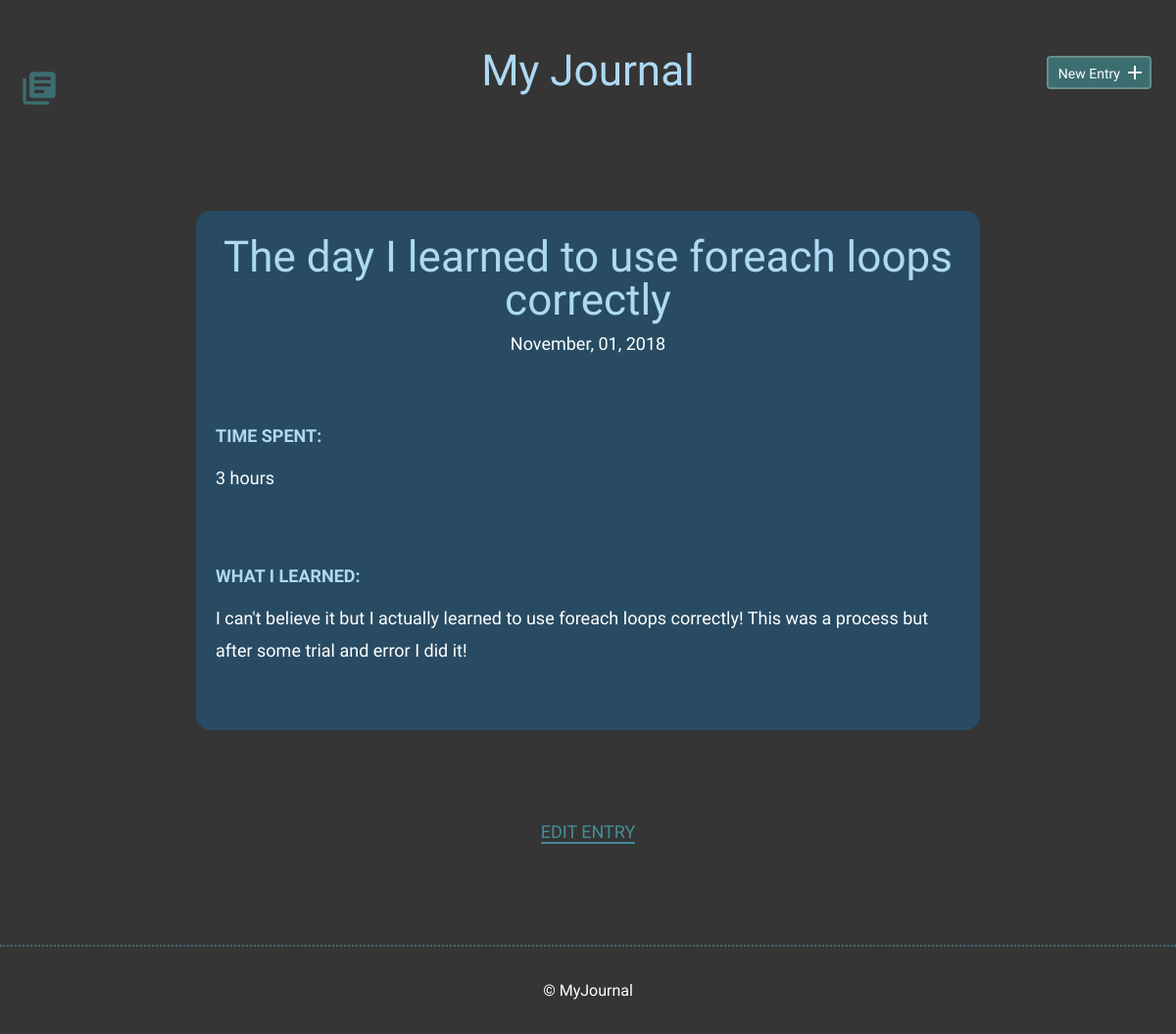
Screenshot of /detail.php?id=3 with the database file from the repository.
### tables this page shows
CREATE TABLE "entries" (
	`id`	INTEGER,
	`title`	TEXT,
	`date`	TEXT,
	`time_spent`	INTEGER,
	`learned`	BLOB,
	`resources`	BLOB,
	PRIMARY KEY(`id`)
);

### inc/functions.php (called while the page is built, shortened)
<?php
function get_entry_by_id($id){
    include ("connection.php");
    try {
        $sql = "SELECT * FROM entries WHERE id = :id";
        $stmt = $db->prepare($sql);
        $stmt->bindParam(':id',$id,PDO::PARAM_INT);
        $stmt->execute();
        $results = $stmt->fetch(PDO::FETCH_ASSOC);
        return $results;
    } catch (Exception $e) {
        echo "Unable to query DB" . $e->getMessage();
        die();
    }
}
?>

### detail.php (the view, shortened to what this page needs)
<?php
include ("inc/header.php");
if ('GET' == $_SERVER['REQUEST_METHOD']) {
    if (isset($_GET['id'])) {
        $entryId = filter_input(INPUT_GET, 'id', FILTER_SANITIZE_NUMBER_INT);
    } else {
        header('location: index.php');
    }
}
$currentEntry = get_entry_by_id($entryId);
?>
        <section>
            <div class="container">
                <div class="entry-list single">
                    <article>
                        <h1><?php echo $currentEntry['title']; ?></h1>
                        <time datetime="<?php echo $currentEntry['date']; ?>"><?php echo date('F, d, Y', strtotime($currentEntry['date'])); ?></time>
                        <div class="entry">
                            <h3>Time Spent: </h3>
                            <p><?php echo $currentEntry['time_spent']; ?></p>
                        </div>
                        <div class="entry">
                            <h3>What I Learned:</h3>
                            <p><?php echo $currentEntry['learned']; ?></p>
                        </div>
                    </article>
                </div>
            </div>
            <div class="edit">
                <p><a href="edit.php?id=<?php echo $entryId; ?>">Edit Entry</a></p>
            </div>
        </section>
<?php include ("inc/footer.php"); ?>

### css/site.css (style rules this page uses)
body { font-size: 16px; background-color: #353535; color: #FFFFFF; font-family: 'Cousine', serif; font-weight: 400; }
.container { margin: 0 auto; padding: 0 25px; }
h1, h2, h3 { margin: 0; font-weight: 400; line-height: 1em; color: #ADD9F4; }
h1 { font-size: 44px; margin-bottom: 12px; }
h3 { font-size: 18px; font-family: 'Work Sans', serif; font-weight: 600; text-transform: uppercase; }
p { line-height: 1.8em; font-size: 18px; }
p a { border-bottom: 2px solid #468C98; padding: 0; color: #468C98; text-decoration: none; }
article { background-color: #284B63; padding: 25px 0; border-radius: 15px; }
.entry-list, .edit-entry, .new-entry { max-width: 800px; margin: 0 auto; padding: 70px 0 150px 0; }
.entry-list article { margin-bottom: 70px; text-align: center; }
.entry-list article:last-child { margin-bottom: 0; }
.entry-list.single { padding-bottom: 70px; }
.entry-list.single time { font-size: 18px; }
.entry { max-width: 800px; margin: 75px 20px 0 20px; text-align: left; }
.entry p { margin-bottom: 40px; }
.edit { padding-bottom: 80px; text-align: center; margin: 0 auto; }
.edit a { font-weight: 400; text-transform: uppercase; font-size: 18px; }

### rows the page displays
entries: title "The day I learned to use foreach loops correctly", date "November, 01, 2018", time_spent "3 hours", learned "I can't believe it but I actually learned to use foreach loops correctly! This was a process but after some trial and error I did it!"
